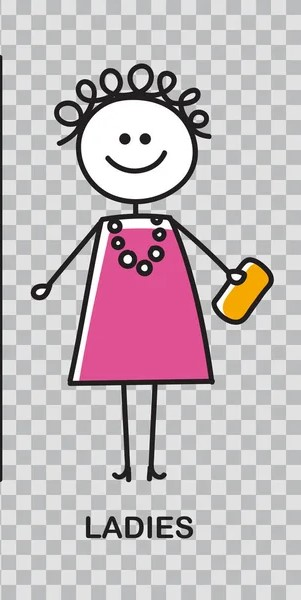
#> input picture Assignments/A05/resources/Images/female.jpg, 301 x 600 px, found by its file name; its folder holds 4 pictures in this run
$ python image.py
#> lines starting #> are read from the running program, lines starting #| are printed output that depends on the picture
from PIL import Image
import os


currentlocation=os.path.dirname(os.path.abspath(__file__))
folder_path = currentlocation+'\\resources\\images\\'
target_size = (400, 400)

for filename in os.listdir(folder_path):
    file_path = os.path.join(folder_path, filename)
    image = Image.open(file_path)
#> image is the input picture: PIL image 301x600 RGB; mean R, G, B 197.1, 185.8, 190

    resized_image = image.resize(target_size)
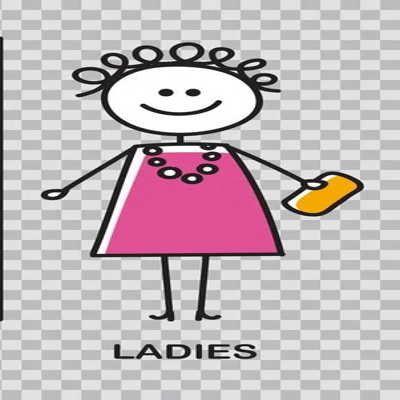
#> resized_image: PIL image 400x400 RGB; mean R, G, B 197.1, 185.7, 190

    resized_image.save(file_path)
#> pass 2 of the loop `for filename in os.listdir(folder_path):`:
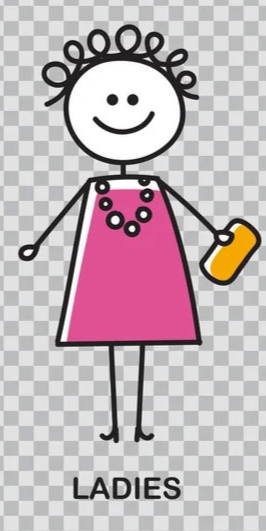
#> input picture Assignments/A05/resources/Images/female.png, 266 x 531 px, found by its file name
#> image is the input picture: PIL image 266x531 RGBA; mean R, G, B, A 195.7, 181.1, 186.3, 255
#> `resized_image = image.resize(target_size)`:
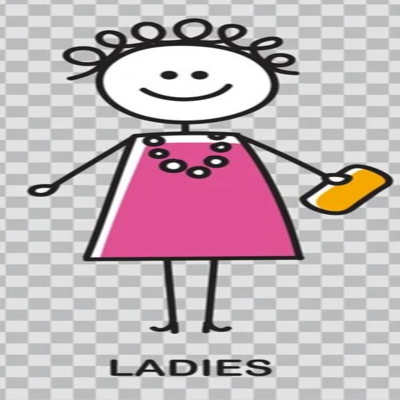
#> resized_image: PIL image 400x400 RGBA; mean R, G, B, A 195.7, 181.1, 186.3, 255
#> pass 3 of the loop `for filename in os.listdir(folder_path):`:
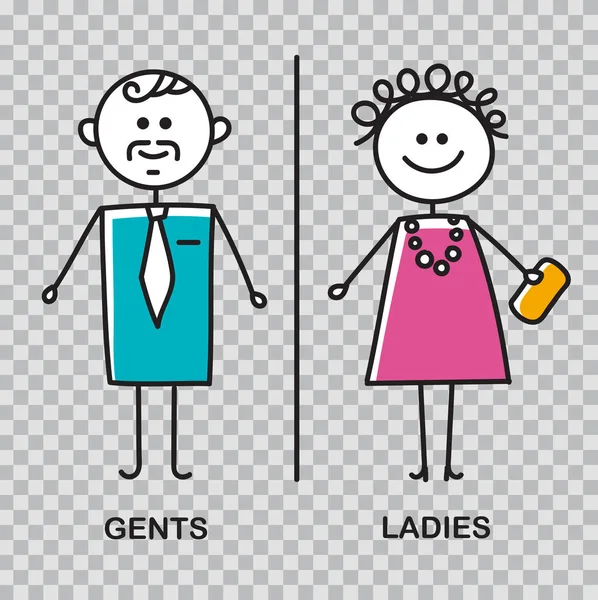
#> input picture Assignments/A05/resources/Images/gender.jpg, 598 x 600 px, found by its file name
#> image is the input picture: PIL image 598x600 RGB; mean R, G, B 189.7, 190.7, 193.5
#> `resized_image = image.resize(target_size)`:
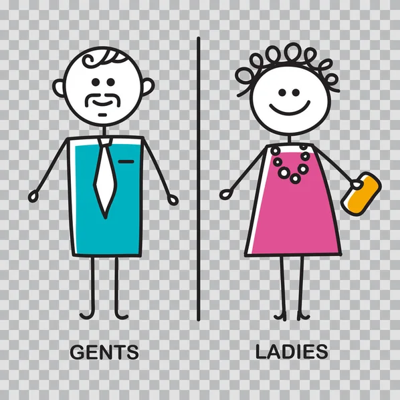
#> resized_image: PIL image 400x400 RGB; mean R, G, B 189.7, 190.6, 193.4
#> the loop made 4 passes; the first 3 are shown

print("Image resizing complete.")
